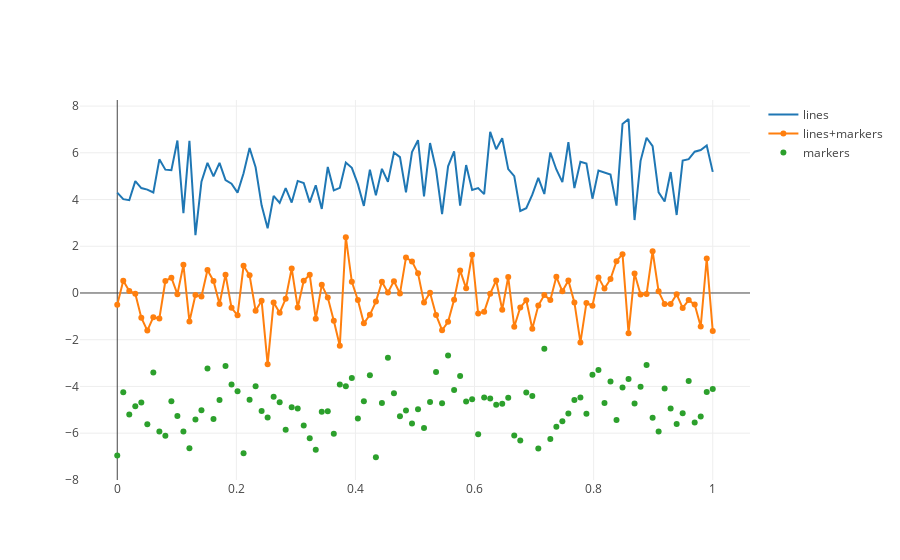

Notebook code cell kept with this figure:
### Code cell
import plotly.plotly as py
import plotly.graph_objs as go

# Create random data with numpy
import numpy as np

N = 100
random_x = np.linspace(0, 1, N)
random_y0 = np.random.randn(N)+5
random_y1 = np.random.randn(N)
random_y2 = np.random.randn(N)-5

# Create traces
trace0 = go.Scatter(
    x = random_x,
    y = random_y0,
    mode = 'lines',
    name = 'lines'
)
trace1 = go.Scatter(
    x = random_x,
    y = random_y1,
    mode = 'lines+markers',
    name = 'lines+markers'
)
trace2 = go.Scatter(
    x = random_x,
    y = random_y2,
    mode = 'markers',
    name = 'markers'
)
data = [trace0, trace1, trace2]

iplot(data, filename='line-mode')
